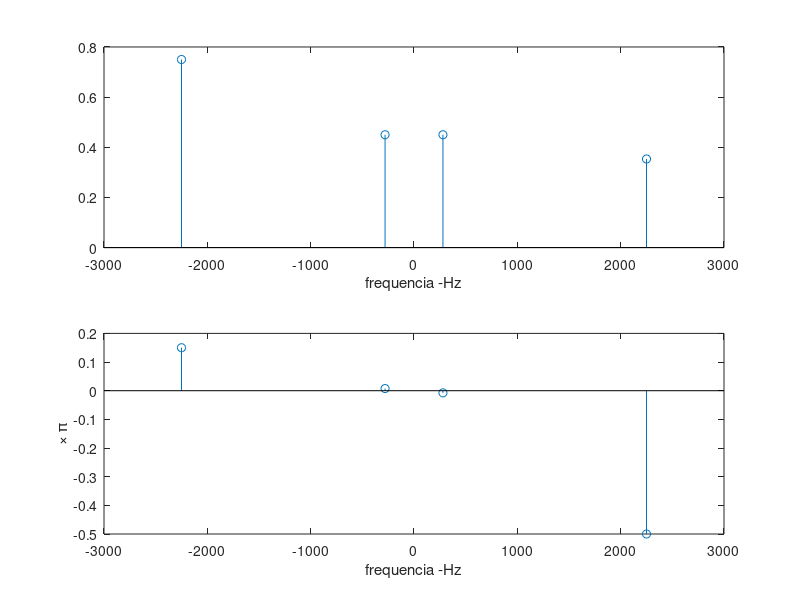
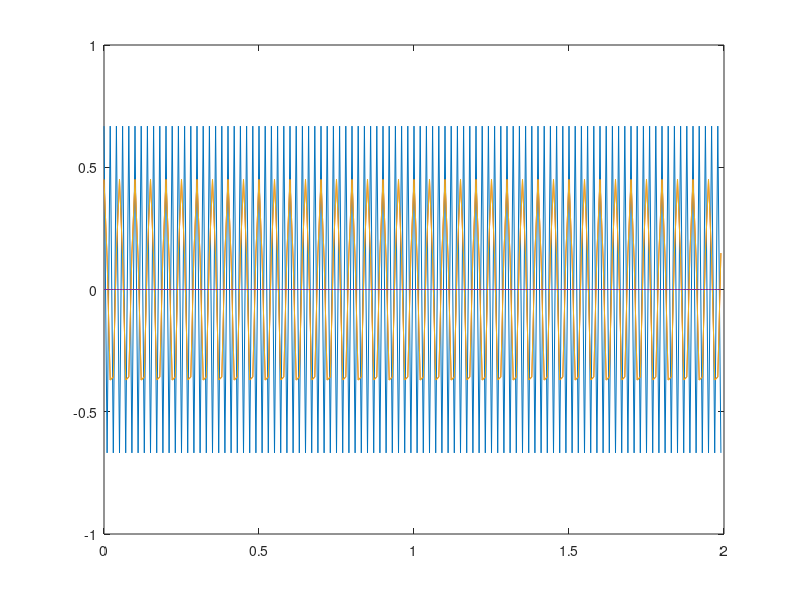
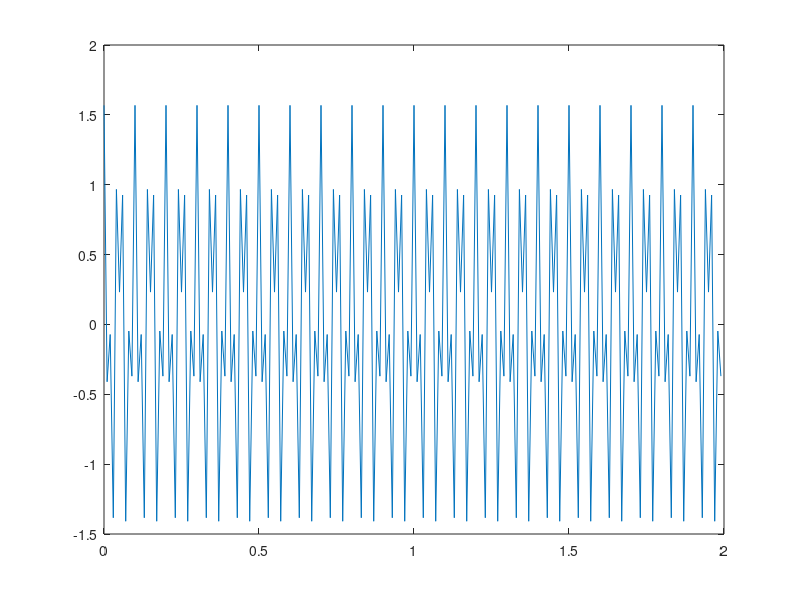

Recreate these plots in MATLAB, in order.
clear all;close all;clc;
%% alinea a

f=[-2250, -280, 280, 2250];
Ak=[0.75*exp(0.1*1i*pi*1.5),0.45*exp(0.01*1i*pi*0.75),0.45*exp(-0.01*1i*pi*0.75),0.75*(-1i*0.1*pi*1.5)];

% a e f variaveis Matlab/Octave com as amplitudes e frequencias
figure(1)
subplot(2,1,1)
stem(f, abs(Ak));
xlabel('frequencia -Hz')
subplot(2,1,2)
stem(f, angle(Ak)./pi);
xlabel('frequencia -Hz')
ylabel('\times \pi')

%% aliena b
t=0:0.01:2-0.01;
x1= zeros(1,200);
for k=1:length(f)
    x1(k,:)= Ak(1,k).* exp(1i*2*pi*f(1,k).*t);
    figure(2)
    plot(t,real(x1(k,:)));
    hold on     
end

x=sum(x1);
figure(3)
plot(t,real(x));


%plot(t,real(x))=plot(t,x) porque o sinal x(t) só tem valores reais
%% alinea c

N=11025; %no t 0:11025-1 são 11025 valores.
%para multiplicar com (1/fa)tem de ter o mesmo tamanho
%para poder ocorrer a multiplicação de matrizes
fa=11025;
t=(0:N-1)*(1/fa);
x2=zeros(1,N);
for k=1:length(f)
    x2(k,:)=Ak(1,k) .* exp(1i*2*pi*f(1,k).*t); 
end

xx=real(sum(x2));
soundsc(xx,fa);

